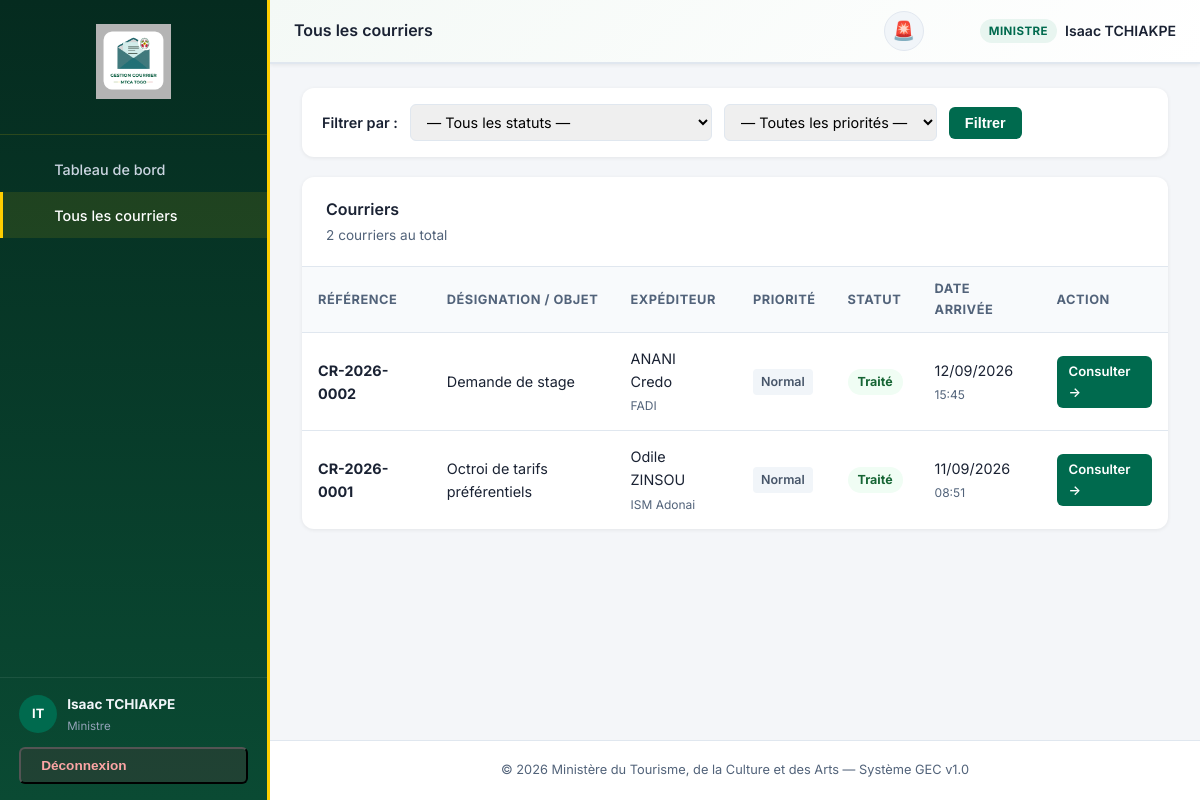
The app's page /courrier/liste/ (signed in) with its own data.
### courrier/models.py (models this page shows, shortened)
class User(AbstractUser):
    class Role(models.TextChoices):
        SECRETARIAT_CENTRAL = 'SECRETARIAT_CENTRAL', 'Secrétariat Central'
        SECRETAIRE_DC = 'SECRETAIRE_DC', 'Secrétaire du Directeur de Cabinet (DC)'
        DC = 'DC', 'Directeur de Cabinet (DC)'
        SECRETAIRE_MINISTRE = 'SECRETAIRE_MINISTRE', 'Secrétaire Particulier du Ministre'
        MINISTRE = 'MINISTRE', 'Ministre'
        SECRETAIRE_SG = 'SECRETAIRE_SG', 'Secrétaire du Secrétaire Général (SG)'
        SG = 'SG', 'Secrétaire Général (SG)'
        DIRECTEUR = 'DIRECTEUR', 'Directeur de Département'
        AGENT = 'AGENT', 'Agent'
    role = models.CharField(
        max_length=50,
        choices=Role.choices,
        default=Role.AGENT,
        verbose_name="Rôle au sein du Ministère"
    )
    service_direction = models.CharField(
        max_length=150,
        blank=True,
        null=True,
        verbose_name="Service / Direction d'appartenance",
        help_text="Pour les directeurs et agents, indique la direction (ex: DAF, DEC, etc.)"
    )
    class Meta:
        verbose_name = "Utilisateur"
        verbose_name_plural = "Utilisateurs"

class Courrier(models.Model):
    class Statut(models.TextChoices):
        ARRIVE = 'ARRIVE', 'Enregistré (Secrétariat Central)'
        REJETE_SECRETAIRE = 'REJETE_SECRETAIRE', 'Rejeté par Secrétariat pour correction'
        TRANSMIS_SG = 'TRANSMIS_SG', 'Transmis au SG'
        EN_COURS_SG = 'EN_COURS_SG', "En cours d'analyse (SG)"
        TRANSMIS_DC = 'TRANSMIS_DC', 'Transmis au Secrétaire du DC'
        EN_COURS_DC = 'EN_COURS_DC', "En cours d'analyse (DC)"
        ANALYSE_VALIDE = 'ANALYSE_VALIDE', 'Analyse validée (DC/SG)'
        TRANSMIS_MINISTRE = 'TRANSMIS_MINISTRE', 'Transmis au Ministre'
        DECIDE = 'DECIDE', 'Décidé (En attente d\'affectation)'
        SIGNE_PAR_MINISTRE = 'SIGNE_PAR_MINISTRE', 'Signé par le Ministre'
        COURRIER_SORTANT = 'COURRIER_SORTANT', 'Courrier sortant enregistré'
        AFFECTE = 'AFFECTE', 'Affecté aux services'
        SOUMIS_DIRECTEUR = 'SOUMIS_DIRECTEUR', 'Soumis au Directeur pour validation'
        CORRECTION_DEMANDEE = 'CORRECTION_DEMANDEE', 'Correction demandée'
        VALIDE_DIRECTEUR = 'VALIDE_DIRECTEUR', 'Validé par le Directeur'
        TERMINE = 'TERMINE', 'Traité'
    reference = models.CharField(
        max_length=100,
        unique=True,
        verbose_name="Référence / Numéro d'enregistrement",
        help_text="Généré automatiquement ou saisi manuellement"
    )
    designation = models.CharField(
        max_length=255,
        verbose_name="Désignation / Objet du courrier"
    )
    resume = models.TextField(
        verbose_name="Résumé analytique",
        blank=True
    )
    expediteur_nom = models.CharField(
        max_length=200,
        verbose_name="Nom de l'expéditeur"
    )
    expediteur_institution = models.CharField(
        max_length=200,
        blank=True,
        verbose_name="Institution de l'expéditeur"
    )
    expediteur_telephone = models.CharField(
        max_length=20,
        blank=True,
        verbose_name="Téléphone de l'expéditeur"
    )
    class Priorite(models.TextChoices):
        NORMAL = 'NORMAL', 'Normal'
        URGENT = 'URGENT', 'Urgent'
        TRES_URGENT = 'TRES_URGENT', 'Très Urgent'
    priorite = models.CharField(
        max_length=50,
        choices=Priorite.choices,
        default=Priorite.NORMAL,
        verbose_name="Niveau de priorité"
    )
    statut = models.CharField(
        max_length=50,
        choices=Statut.choices,
        default=Statut.ARRIVE,
        verbose_name="Statut du traitement"
    )
    responsable_actuel_role = models.CharField(
        max_length=50,
        choices=User.Role.choices,
        blank=True,
        null=True,
        verbose_name="Rôle actuellement détenteur du courrier",
    )
    delai_traitement_jours = models.PositiveIntegerField(
        null=True, blank=True,
        verbose_name="Délai de traitement fixé par le Ministre (jours)",
    )
    motif_rejet = models.TextField(
        verbose_name="Motif de rejet par le secrétariat",
        blank=True,
        null=True,
    )
    comite = models.TextField(
        verbose_name="Compte-rendu / Comité",
        blank=True,
        null=True,
    )
    cree_par = models.ForeignKey(
        settings.AUTH_USER_MODEL,
        on_delete=models.PROTECT,
        related_name="courriers_enregistres",
        verbose_name="Enregistré par"
    )
    reponse_requise = models.BooleanField(
        default=True,
        verbose_name="Une réponse écrite est requise pour ce courrier"
    )
    date_arrivee = models.DateTimeField(
        default=timezone.now,
        verbose_name="Date et heure de réception physique"
    )
    date_enregistrement = models.DateTimeField(
        auto_now_add=True,
        verbose_name="Date d'enregistrement dans le système"
    )
    objects = CourrierManager()
    class Meta:
        verbose_name = "Courrier"
        verbose_name_plural = "Courriers"
        ordering = ['-date_arrivee']

### courrier/views.py (the view)
# urls.py: path('liste/', CourrierListView.as_view(), name='courrier_liste'),
class CourrierListView(LoginRequiredMixin, ListView):
    model = Courrier
    template_name = 'courrier_list.html'
    context_object_name = 'courriers'
    paginate_by = 20
    def get_queryset(self):
        qs = Courrier.objects.pour_utilisateur(self.request.user).select_related('cree_par')
        statut = self.request.GET.get('statut')
        priorite = self.request.GET.get('priorite')
        if statut:
            qs = qs.filter(statut=statut)
        if priorite:
            qs = qs.filter(priorite=priorite)
        return qs
    def get_context_data(self, **kwargs):
        context = super().get_context_data(**kwargs)
        context['statut_filter'] = self.request.GET.get('statut', '')
        context['priorite_filter'] = self.request.GET.get('priorite', '')
        context['statuts'] = Courrier.Statut.choices
        context['priorites'] = Courrier.Priorite.choices
        return context

### templates/courrier_list.html (shortened to what this page needs)
{% extends 'base.html' %}
{% block page_title %}Tous les courriers{% endblock %}
{% block nav_liste %}active{% endblock %}
{% block content %}
<form method="get" class="filter-bar" id="form-filtres">
    <label style="font-weight: 600; font-size: 0.9rem; white-space: nowrap;">Filtrer par :</label>
    <select name="statut" id="filter-statut">
        <option value="">— Tous les statuts —</option>
    </select>
    <select name="priorite" id="filter-priorite">
        <option value="">— Toutes les priorités —</option>
    </select>
    <button type="submit" id="btn-filtrer">Filtrer</button>
</form>
<div class="table-card">
    <div class="table-header">
        <div>
            <h3 style="font-size: 1rem; font-weight: 600;">
                Courriers
            </h3>
            <p style="font-size: 0.85rem; color: var(--text-muted); margin-top: 2px;">
                {{ page_obj.paginator.count }} courrier{% if page_obj.paginator.count > 1 %}s{% endif %} au total
            </p>
        </div>
    </div>
    {% if courriers %}
    <table>
        <thead>
            <tr>
                <th>Référence</th>
                <th>Désignation / Objet</th>
                <th>Expéditeur</th>
                <th>Priorité</th>
                <th>Statut</th>
                <th>Date arrivée</th>
                <th>Action</th>
            </tr>
        </thead>
        <tbody>
            {% for c in courriers %}
            <tr id="row-courrier-{{ c.pk }}">
                <td>
                    <strong>{{ c.reference }}</strong>
                </td>
                <td style="max-width: 280px;">{{ c.designation|truncatechars:60 }}</td>
                <td>
                    <span>{{ c.expediteur_nom }}</span>
                    {% if c.expediteur_institution %}
                        <br><small style="color: var(--text-muted);">{{ c.expediteur_institution }}</small>
                    {% endif %}
                </td>
                <td>
                    <span class="priority-badge priority-{{ c.priorite }}">
                        {{ c.get_priorite_display }}
                    </span>
                </td>
                <td>
                    <span class="status-badge status-{{ c.statut }}">
                        {{ c.get_statut_display }}
                    </span>
                </td>
                <td style="white-space: nowrap;">{{ c.date_arrivee|date:"d/m/Y" }}<br><small style="color: var(--text-muted);">{{ c.date_arrivee|time:"H:i" }}</small></td>
                <td>
                    <a href="{% url 'courrier_detail' c.pk %}" class="action-btn primary" id="btn-detail-{{ c.pk }}">
                        Consulter →
                    </a>
                </td>
            </tr>
            {% endfor %}
        </tbody>
    </table>
    {% endif %}
</div>
{% endblock %}

### templates/base.html (shortened to what this page needs)
{% load static %}
<!DOCTYPE html>
<html lang="fr">
<head>
    <link rel="stylesheet" href="{% static 'css/style.css' %}">
</head>
<body>
<div id="app-container">
    <aside class="sidebar" id="sidebar">
        <div class="sidebar-header">
            <img src="{% static 'images/logo_gec.png' %}" alt="Logo GEC MTCA" class="sidebar-logo-img" style="height: 75px; width: auto; margin-bottom: 4px; object-fit: contain;">
        </div>
        <nav class="sidebar-menu" aria-label="Navigation principale">
            <ul>
                <li class="sidebar-item {% block nav_dashboard %}{% endblock %}">
                    <a href="{% url 'dashboard' %}" id="nav-dashboard">
                        <span>Tableau de bord</span>
                    </a>
                </li>
                <li class="sidebar-item {% block nav_liste %}{% endblock %}">
                    <a href="{% url 'courrier_liste' %}" id="nav-courrier-liste">
                        <span>Tous les courriers</span>
                    </a>
                </li>
            </ul>
        </nav>
        <div class="sidebar-footer">
            <div class="sidebar-user">
                <div class="user-avatar">
                    {{ user.first_name|first|upper }}{{ user.last_name|first|upper }}
                </div>
                <div class="user-info">
                    <strong>{{ user.get_full_name|default:user.username }}</strong>
                    <span class="user-role-text">{{ user.get_role_display }}</span>
                </div>
            </div>
            <form method="post" action="{% url 'logout' %}">
                <button type="submit" class="logout-btn" id="btn-logout">
                     Déconnexion
                </button>
            </form>
        </div>
    </aside>
    <main class="main-content">
        <header class="top-navbar">
            <div class="navbar-left">
                <h2 class="page-title">{% block page_title %}Accueil{% endblock %}</h2>
            </div>
            <div class="navbar-right">
                {% if alertes_visibles %}
                <a href="{% url 'dashboard' %}" class="alert-toggle-btn" title="{% if nb_alertes > 0 %}{{ nb_alertes }} alerte(s) d'échéance{% else %}Aucune alerte d'échéance{% endif %}" style="text-decoration: none; position: relative; display: inline-flex; align-items: center; justify-content: center; width: 40px; height: 40px; border-radius: 50%; background: {% if nb_alertes > 0 %}#fee2e2{% else %}#f1f5f9{% endif %}; color: {% if nb_alertes > 0 %}#dc2626{% else %}#64748b{% endif %}; margin-right: 8px; border: 1px solid {% if nb_alertes > 0 %}#fca5a5{% else %}#e2e8f0{% endif %};">
                    <span class="{% if nb_alertes > 0 %}alert-logo-blink{% endif %}" style="font-size: 1.15rem;">🚨</span>
                </a>
                {% endif %}
                <div class="notif-dropdown" id="notif-dropdown">
                    <button class="notif-toggle" id="btn-notif-toggle" aria-label="Notifications">
                    </button>
                </div>
                <div class="user-profile">
                    <span class="user-role-badge">{{ user.get_role_display }}</span>
                    <span class="user-name-nav">{{ user.get_full_name|default:user.username }}</span>
                </div>
            </div>
        </header>
        <div class="container">
            {% block content %}
            {% endblock %}
        </div>
        <footer class="main-footer">
            &copy; 2026 Ministère du Tourisme, de la Culture et des Arts — Système GEC v1.0
        </footer>
    </main>
</div>
</body>
</html>

### records on screen
User: first_name|first "I", last_name|first "T", get_full_name "Isaac TCHIAKPE", role "Ministre", role "MINISTRE"
Courrier: reference "CR-2026-0002", designation "Demande de stage", expediteur_nom "ANANI Credo", expediteur_institution "FADI", priorite "Normal", statut "Traité", date_arrivee "12/09/2026", date_arrivee "15:45"
Courrier: reference "CR-2026-0001", designation "Octroi de tarifs préférentiels", expediteur_nom "Odile ZINSOU", expediteur_institution "ISM Adonai", priorite "Normal", statut "Traité", date_arrivee "11/09/2026", date_arrivee "08:51"

### other values on screen
{{ page_obj.paginator.count }} "2"
